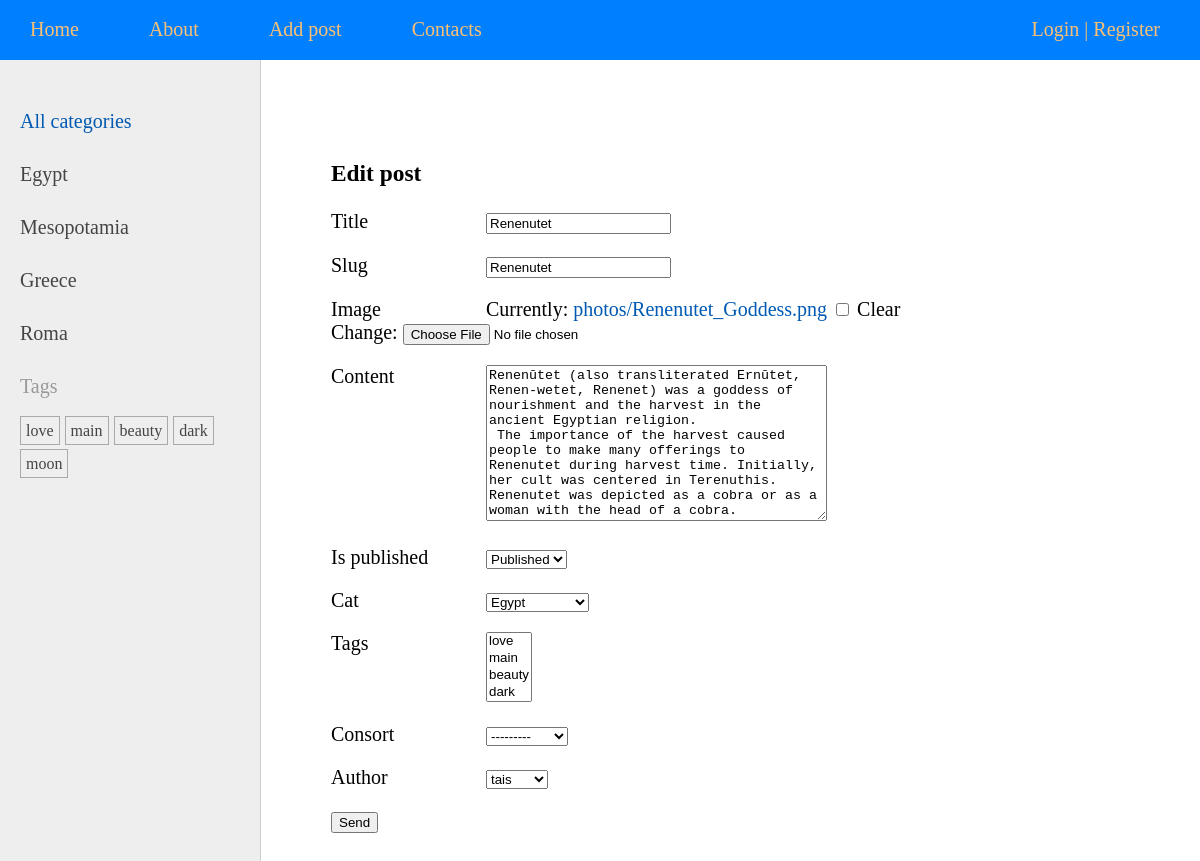
Page /edit/Renenutet/ on the committed database.
### goddesses/models.py (models this page shows, shortened)
class Category(models.Model):
    name = models.CharField(max_length=100, db_index=True)
    slug = models.SlugField(max_length=100, db_index=True, unique=True)
    def __str__(self):
        return self.name
    def get_absolute_url(self):
        return reverse('category', kwargs={'cat_slug': self.slug})
    class Meta:
        verbose_name = 'Category'
        verbose_name_plural = 'Categories'

class TagPost(models.Model):
    tag = models.CharField(max_length=100, db_index=True)
    slug = models.SlugField(max_length=100, db_index=True, unique=True)
    def __str__(self):
        return self.tag
    def get_absolute_url(self):
        return reverse('tag', kwargs={'tag_slug': self.slug})

class Goddesses(models.Model):
    class Status(models.IntegerChoices):
        DRAFT = 0, 'Draft'
        PUBLISHED = 1, 'Published'
    title = models.CharField(max_length=255)
    slug = models.SlugField(max_length=255, unique=True, db_index=True,
                            validators=[
                               MinLengthValidator(5, message='5 characters minimum')
                             ])
    image = models.ImageField(upload_to='photos', default=None, null=True, blank=True, verbose_name='Image')
    content = models.TextField(blank=True)
    time_create = models.DateTimeField(auto_now_add=True)
    time_update = models.DateTimeField(auto_now=True)
    is_published = models.BooleanField(choices=tuple(map(lambda x: (bool(x[0]), x[1]), Status.choices)),
                                       default=Status.DRAFT)
    cat = models.ForeignKey('Category', on_delete=models.PROTECT, related_name='deities')
    tags = models.ManyToManyField('TagPost', blank=True, related_name='post_tags')
    consort = models.OneToOneField('Consort', on_delete=models.SET_NULL, blank=True, null=True, related_name='consort')
    author = models.ForeignKey(get_user_model(), on_delete=models.SET_NULL, blank=True, related_name='author', null=True, default=None)
    objects = models.Manager()
    published = PublishedManager()
    class Meta:
        verbose_name = 'Deities'
        verbose_name_plural = 'Deities'
        ordering = ['-time_create']
        indexes = [
            models.Index(fields=['-time_create'])
        ]

### goddesses/views.py (the view)
# urls.py: path('edit/<slug:slug>/', views.UpdatePost.as_view(), name='edit_post'),
class UpdatePost(DataMixin, UpdateView):
    model = Goddesses
    fields = '__all__'
    template_name = 'goddesses/addpost.html'
    title_page = 'Edit post'

### goddesses/models.py (called while the page is built)
    def __str__(self):
        return self.name

### goddesses/templatetags/gods_tags.py (called while the page is built)
@register.inclusion_tag('goddesses/list_categories.html')
def show_categories(cat_selected=0):
    cats = Category.objects.all()
    return {'cats': cats, 'cat_selected': cat_selected}\

@register.inclusion_tag('goddesses/tags.html')
def show_tags():
    return {'tags': TagPost.objects.all()}

### users/context_processors.py (called while the page is built)
def get_gods_context(request):
    return {'mainmenu': menu}

### goddesses/templates/goddesses/addpost.html (shortened to what this page needs)
{% extends 'base.html' %}
{% block content %}
<h3>{{ title }}</h3>
<form action="" method="post" enctype="multipart/form-data">
    {% for f in form %}
    <p><label class="form-label" for="{{ f.id_for_label }}"> {{ f.label }}</label> {{ f }} </p>
    {% endfor %}
    <p><button type="submit">Send</button></p>
</form>
{% endblock %}

### goddesses/templates/goddesses/list_categories.html
{% for cat in cats %}
    {% if cat.id == cat_selected %}
        <li class="selected">{{ cat.name }}</li>
    {% else %}
        <li><a href="{{ cat.get_absolute_url }}">{{ cat.name }}</a></li>
    {% endif %}
{% endfor %}

### goddesses/templates/goddesses/tags.html
{% if tags %}
    <p>Tags</p>
    <ul class="tags-list">
        {% for tag in tags %}
        <li><a href="{{ tag.get_absolute_url }}">{{ tag.tag }}</a></li>
        {% endfor %}
    </ul>
{% endif %}

### goddesses/static/goddesses/css/styles.css (style rules this page uses)
html, body { font-family: 'Georgia'; margin: 0; padding: 0; height: 100%; width: 100%; color: #444; }
a { color: #0059b2; text-decoration: none; }
.left-chapters ul { width: 230px; margin: 0; padding: 20px 10px 10px 20px; list-style: none; font-size: 20px; }
.left-chapters ul li { margin: 30px 0 0 0; color: #999; }
.left-chapters ul li a { color: #444; text-decoration: none; }
ul.tags-list { width: 100%; margin: 0; padding: 0; list-style: none; }
ul.tags-list li { margin: 0; padding: 0 0 10px; display: inline-block; }
ul.tags-list li a { padding: 5px; font-size: 16px; border: 1px solid #aaa; }
.form-label { display: inline-block; min-width: 150px; vertical-align: top; }

### rows in the picture
Category: name "Egypt"
Category: name "Mesopotamia"
Category: name "Greece"
Category: name "Roma"
TagPost: tag "love"
TagPost: tag "main"
TagPost: tag "beauty"
TagPost: tag "dark"
TagPost: tag "moon"
Goddesses: form "Renenutet" "Renenutet" "Renenūtet (also transliterated Ernūtet, Renen-wetet, Renenet) was a goddess of nourishment and the harvest in the ancient Egyptian religion. The importance of the harvest caused people to make many offerings to Renenutet during harvest time. Initially, her cult was centered in Terenuthis. Renenutet was depicted as a cobra or as a woman with the head of a cobra." "Published" "Egypt" "---------" "tais"

### other values in the picture
{{ item.title }} "About" "Add post" "Contacts"
{{ title }} "Edit post"
{{ f.label }} "Title" "Slug" "Image" "Content" "Is published" "Cat" "Tags" "Consort" "Author"
